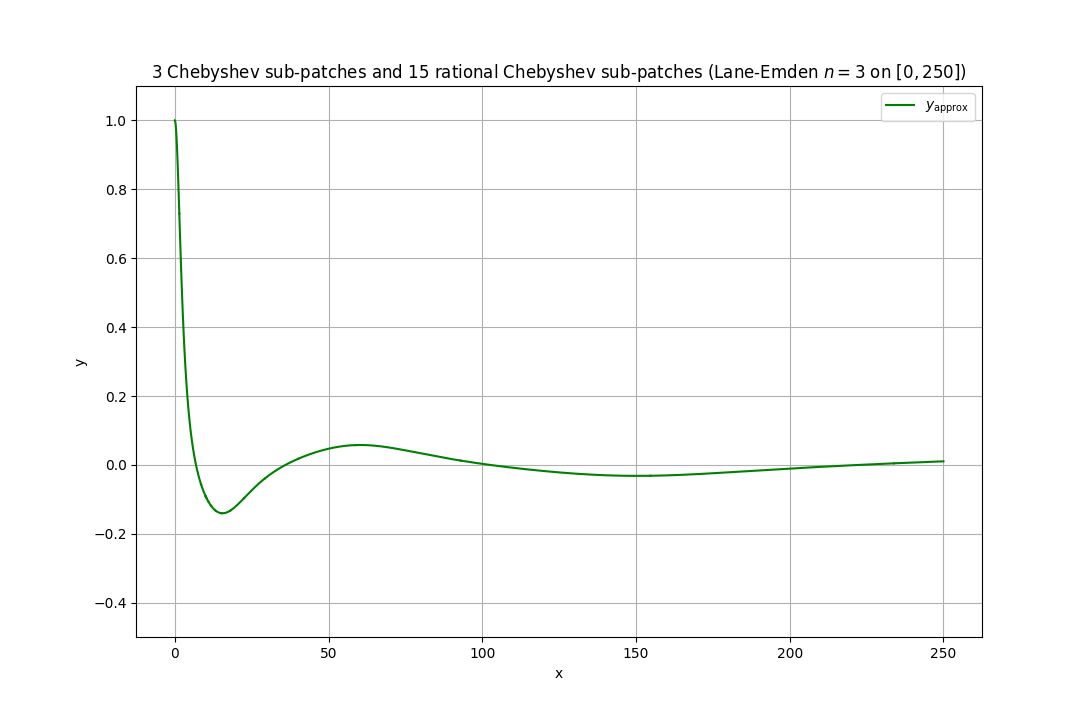

The script that drew this image:
from DESolver5 import *
from datetime import datetime

mpmath.mp.dps = 300
mpmath.mp.prec = 300

M=3
n = M


plt.title(r"3 Chebyshev sub-patches and 15 rational Chebyshev sub-patches (Lane-Emden $n=3$ on $[0,250]$)")

start=datetime.now()

# Total Domain [0,L1]
D = [0,250]

## Patches

# Chebyshev
c = 3

# Rational Chebyshev 
rc = 15

# Domain Chebyshev
D1=[0,10]

# Domain rational Chebyshev
D2 = [D1[1],D[1]]

## Equally wide sub patches for Chebsyshev
#pw = 10/c
#bl = [i*pw for i in range(c+1)]

## Chebyshev patches
bl = points(c-1,0,D1[1],basis="c")
bl.reverse()
bl.append(D1[1])
bl.insert(0,0)

## Rational Chebyshev patches

# Domain in rational space
Dr = [1/(1+D2[1]),1/(1+D2[0])]
# In 1/(1+x) plane
brk = points(rc-1,Dr[0],Dr[1],basis="c")
brk.sort()
brk.append(Dr[1])
brk.insert(0,Dr[0])
bk = []

for x in brk:
	bk.append((1-x)/x)

bk.sort()

## List of functions on each patch 
zp = []
zp1 = []


### Chebyshev Sub Patches
# Initial guess Chebyshev patch 1
z = [1]
b1 = 1
b2 = 0 

for j in range(c):

	## Finding each iterate

	# Creating the domain
	Dc = [bl[j],bl[j+1]]
	for i in range(7):

		def g0(x):
			return M*polyeval(z,x)**(M-1)

		def g1(x):
			return 2/x

		def g2(x):
			return 1

		# What our ODE equals
		def f(x):
			return (M-1)*polyeval(z,x)**(M)

		g = [g0,g1,g2]
		yi1 = z.copy()
		
		z = DESolver(g,f,D=Dc,XY=[[Dc[0]],[b1]],DXDY=[[Dc[0]],[b2]],basis="c",N=25)

	# Creating initial conditions for the next patch
	b1 = polyeval(z,Dc[1])
	b2 = polyeval(polydiff(z),Dc[1])

	# Adds z to the list of z's 
	zp.append(z.copy())

	# Creates next initial guess
	z = [b1-b2*Dc[1],b2]


### Rational Chebyshev Subpatches
N1 = 25
it1 = 8

# Initial guess first patch
z1 = [0,(1+Dc[1])*(2*b1+(1+Dc[1])*b2),-(1+Dc[1])**2*((1+Dc[1])*b2+b1)]

# Initial Conditions 
b1 = b1
b2 = -(1+Dc[1])**2*b2

for j in range(rc):

	Dc = [brk[rc-(j+1)],brk[rc-j]]
	for i in range(it1):

		# Our ODE's Coefficients
		def g0(x):
			return n*polyeval(z1,x)**(n-1)

		def g1(x):
			return 2*x**4/(x-1)

		def g2(x):
			return x**4

		# What our ODE equals
		def f(x):
			return (n-1)*polyeval(z1,x)**n

		g = [g0,g1,g2]
		z2 = DESolver(g,f,D=Dc,XY=[[Dc[1]],[b1]],DXDY=[[Dc[1]],[b2]],basis="c",N=N1)
		z1 = z2.copy()

	# Adding converged solution to the list of solutions
	zp1.append(z2.copy())

	# Start Point/Initial Conditions on the next subpatch
	b1 = polyeval(z2,Dc[0])
	b2 = polyeval(polydiff(z2),Dc[0])
	z1 = [0,(2*b1-b2*Dc[0])/Dc[0],(b2*Dc[0]-b1)/Dc[0]**2]
print("Solution Found in: ", datetime.now()-start, " seconds.")

### Error Calculations
start=datetime.now()
sc = 0
for i in range(c):

	def err(x):
		return abs(x*polyeval(polydiffn(zp[i],2),x)+2*polyeval(polydiff(zp[i]),x)+x*polyeval(zp[i],x)**M)

	sc += integrate(err,bl[i],bl[i+1])


scr = 0
for i in range(rc):

	def err(x):
		return abs((x-1)*x**3*polyeval(polydiffn(zp1[i],2),x)+2*x**3*polyeval(polydiff(zp1[i]),x)+(x-1)/x*polyeval(zp1[i],x)**M)*1/(x)**2

	scr += integrate(err,brk[rc-i-1],brk[rc-i])

s = sc+scr
print("Residual Error Chebyshev Patch: ",sc)
print("Residual Error Rational Chebshev Patch: ",scr)
print("Residual Error on [0,b]: ",s)
print("LMRE on [0,b]: ",-math.log(1/D[1]*s,10))


print("Errors Found in: ", datetime.now()-start, " seconds.")
### 
start=datetime.now()

points = 1000
dx = (D[1]-D[0])/(points-1)
xlist = [D[0]+i*dx for i in range(points)]

for i in range(c):
	points = 100
	dx = (bl[i+1]-bl[i])/(points-1)
	xlist = [bl[i]+j*dx for j in range(points)]
	ylist = [polyeval(zp[i],x) for x in xlist]
	plt.plot(xlist,ylist,"-g")

for i in range(rc):
	points = 200
	dx = (bk[i+1]-bk[i])/(points-1)
	xlist = [bk[i]+j*dx for j in range(points)]
	ylist = [polyeval(zp1[i],1/(1+x)) for x in xlist]

	if i == rc-1:
		plt.plot(xlist,ylist,"-g",label=r"$y_{\text{approx}}$")
	else:
		plt.plot(xlist,ylist,"-g")

plt.xlabel("x")
plt.ylabel("y")
plt.legend()
ax = plt.gca()
ax.set_ylim([-0.5, 1.1])
print("Plots made in: ", datetime.now()-start, " seconds.")
plt.show()
